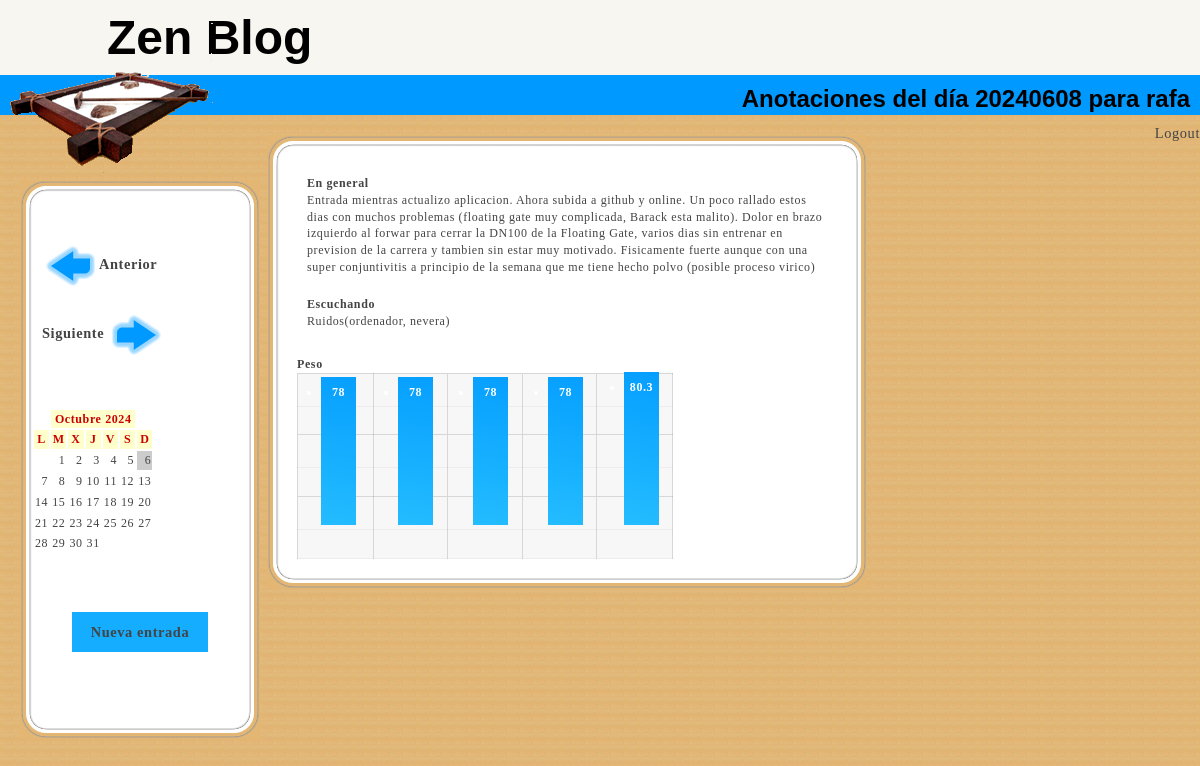
The page /index.php?date=20240608 (signed in) on the database its author committed.
### tables this page shows
CREATE TABLE `gym` (
  `ID` smallint(6) NOT NULL,
  `fecha` int(8) NOT NULL DEFAULT 0,
  `comentario` text NOT NULL,
  `escuchando` text NOT NULL,
  `cardio` text NOT NULL,
  `abdominales` text NOT NULL,
  `espalda` text NOT NULL,
  `pecho` text NOT NULL,
  `biceps` text NOT NULL,
  `triceps` text NOT NULL,
  `hombros` text NOT NULL,
  `piernas` text NOT NULL,
  `peso` float NOT NULL DEFAULT 0,
  `grasa` float NOT NULL
);

### index.php (the view, shortened to what this page needs)
<?php
  $hostname = "sql112.epizy.com";
  $user = "epiz_28718908";
  $password = "weqmXe12345";
  $conn = mysqli_connect($hostname, $user, $password,"epiz_28718908_diario");
  $conn -> set_charset("utf8");
  if (isset($_SESSION['usuario'])) {
    $user_name = $_SESSION['usuario'];
  } else {
    header('Location: /gym/login.php');
  }
class Calendar
{
    function setDayNames($names)
    {
        $this->dayNames = $names;
    }
    function setMonthNames($names)
    {
        $this->monthNames = $names;
    }
    function setStartDay($day)
    {
        $this->startDay = $day;
    }
    function getCalendarLink($month, $year)
    {
        return "";
    }
    function getDateLink($day, $month, $year)
    {
        return "";
    }
    function getCurrentMonthView()
    {
        $d = getdate(time());
        return $this->getMonthView($d["mon"], $d["year"]);
    }
    function getMonthView($month, $year)
    {
        return $this->getMonthHTML($month, $year);
    }
    function getDaysInMonth($month, $year)
    {
        $d = $this->daysInMonth[$month - 1];
        return $d;
    }
    function getMonthHTML($m, $y, $showYear = 1)
    {
        $s = "";
        $a = $this->adjustDate($m, $y);
        $month = $a[0];
        $year = $a[1];
    	$daysInMonth = $this->getDaysInMonth($month, $year);
    	$date = getdate(mktime(12, 0, 0, $month, 1, $year));
    	$first = $date["wday"];
    	$monthName = $this->monthNames[$month - 1];
    	$prev = $this->adjustDate($month - 1, $year);
    	$next = $this->adjustDate($month + 1, $year);
    	if ($showYear == 1)
    	{
    	    $prevMonth = $this->getCalendarLink($prev[0], $prev[1]);
    	    $nextMonth = $this->getCalendarLink($next[0], $next[1]);
    	}
    	else
    	{
    	    $prevMonth = "";
    	    $nextMonth = "";
    	}
    	$header = $monthName . (($showYear > 0) ? " " . $year : "");
    	$s .= "<table class=\"calendar\">\n";
    	$s .= "<tr>\n";
    	$s .= "<td align=\"center\" valign=\"top\">" . (($prevMonth == "") ? "&nbsp;" : "<a href=\"$prevMonth\">&lt;&lt;</a>")  . "</td>\n";
    	$s .= "<td align=\"center\" valign=\"top\" class=\"calendarHeader\" colspan=\"5\">$header</td>\n";
    	$s .= "<td align=\"center\" valign=\"top\">" . (($nextMonth == "") ? "&nbsp;" : "<a href=\"$nextMonth\">&gt;&gt;</a>")  . "</td>\n";
    	$s .= "</tr>\n";
    	$s .= "<tr>\n";
    	$s .= "<td align=\"center\" valign=\"top\" class=\"calendarHeader\">" . $this->dayNames[($this->startDay)%7] . "</td>\n";
    	$s .= "<td align=\"center\" valign=\"top\" class=\"calendarHeader\">" . $this->dayNames[($this->startDay+1)%7] . "</td>\n";
    	$s .= "<td align=\"center\" valign=\"top\" class=\"calendarHeader\">" . $this->dayNames[($this->startDay+2)%7] . "</td>\n";
    	$s .= "<td align=\"center\" valign=\"top\" class=\"calendarHeader\">" . $this->dayNames[($this->startDay+3)%7] . "</td>\n";
    	$s .= "<td align=\"center\" valign=\"top\" class=\"calendarHeader\">" . $this->dayNames[($this->startDay+4)%7] . "</td>\n";
    	$s .= "<td align=\"center\" valign=\"top\" class=\"calendarHeader\">" . $this->dayNames[($this->startDay+5)%7] . "</td>\n";
    	$s .= "<td align=\"center\" valign=\"top\" class=\"calendarHeader\">" . $this->dayNames[($this->startDay+6)%7] . "</td>\n";
    	$s .= "</tr>\n";
    	$d = $this->startDay + 1 - $first;
        $today = getdate(time());
    	while ($d <= $daysInMonth)
    	{
    	    $s .= "<tr>\n";
    	    for ($i = 0; $i < 7; $i++)
    	    {
        	    $class = ($year == $today["year"] && $month == $today["mon"] && $d == $today["mday"]) ? "calendarToday" : "calendar";
    	        $s .= "<td class=\"$class\" align=\"right\" valign=\"top\">";
    	        if ($d > 0 && $d <= $daysInMonth)
    	        {
    	            $link = $this->getDateLink($d, $month, $year);
    	            $s .= (($link == "") ? $d : "<a href=\"$link\">$d</a>");
    	        }
    	        else
    	        {
    	            $s .= "&nbsp;";
    	        }
      	        $s .= "</td>\n";
        	    $d++;
    	    }
    	    $s .= "</tr>\n";
    	}
    	$s .= "</table>\n";
    	return $s;
    }
    function adjustDate($month, $year)
    {
        $a = array();
        $a[0] = $month;
        $a[1] = $year;
        return $a;
    }
    var $startDay = 0;
    var $dayNames = array("S", "M", "T", "W", "T", "F", "S");
    var $monthNames = array("January", "February", "March", "April", "May", "June",
                            "July", "August", "September", "October", "November", "December");
    var $daysInMonth = array(31, 28, 31, 30, 31, 30, 31, 31, 30, 31, 30, 31);
}
$PHP_SELF = $_SERVER['PHP_SELF'];
$query = "SELECT MAX(ID) FROM gym";
$result = $conn->query($query);
$lastID_row = mysqli_fetch_array($result);
$last_ID = $lastID_row[0];
if (!empty($_GET['date'])) {
  $entry_date = $_GET['date'];
  $query1 = "SELECT * FROM gym WHERE fecha = $entry_date";
} else {
  $query1 = "SELECT * FROM gym WHERE ID = $last_ID";
}
$result1 = $conn->query($query1);
$row_test_num = mysqli_num_rows($result1);
if ($row_test_num > 0) {
  $entry_row = mysqli_fetch_array($result1);
  $entry_ID = $entry_row[0];
  $entry_date = $entry_row[1];
  $entry = stripslashes($entry_row[2]);
  $escuchando = stripslashes($entry_row[3]);
  $peso = ($entry_row[12]);
} else {
  header("Location: /");
}
for ($i = 0; $i < 5; $i++)
{
$prev_ID = $entry_ID - $i;
$query3 = "SELECT * FROM gym WHERE ID = $prev_ID";
$result3 = $conn->query($query3);
$entry3_row = mysqli_fetch_array($result3);
$pesoant[$i] = ($entry3_row[12]);
}
if ($entry_ID > 1) {
  $prev_ID = $entry_ID - 1;
  $query2 = "SELECT fecha FROM gym WHERE ID = $prev_ID";
  $result2 = $conn->query($query2);
  $prevdate_row = mysqli_fetch_array($result2);
  $prev_date = $prevdate_row[0];
} else {
  $prev_date = "";
}
if ($entry_ID != $last_ID) {
  $next_ID = $entry_ID + 1;
  $query3 = "SELECT fecha FROM gym WHERE ID = $next_ID";
  $result3 = $conn->query($query3);
  $nextdate_row = mysqli_fetch_array($result3);
  $next_date = $nextdate_row[0];
} else {
  $next_date = "";
}
if ($next_date != "" && $prev_date != "") {
  $flipbar = "\n<P><b>
<A HREF=\"$PHP_SELF?date=$prev_date\"><img style=\"vertical-align:middle\" src=\"flecha_izq.png\" border=0></img>Anterior</A><br><br>
<A HREF=\"$PHP_SELF?date=$next_date\">Siguiente <img style=\"vertical-align:middle\" src=\"flecha_der.png\" border=0></img></A>
</b></P>
\n";
}
elseif ($next_date != "" && $prev_date == "") {
  $flipbar = "\n<P><b>
<A HREF=\"$PHP_SELF?date=$next_date\">Siguiente<img style=\"vertical-align:middle\" src=\"flecha_der.png\" border=0></img></A>
</b></P>\n";
}
elseif($next_date == "" && $prev_date != "") {
  $flipbar = "\n<P><b>
<A HREF=\"$PHP_SELF?date=$prev_date\"> <img style=\"vertical-align:middle\" src=\"flecha_izq.png\" border=0></img> Anterior </A>
</b></P>\n";
}
$header_msg = "Anotaciones del día $entry_date para $user_name";?>
<!DOCTYPE html PUBLIC "-//W3C//DTD XHTML 1.0 Transitional//EN" "http://www.w3.org/TR/xhtml1/DTD/xhtml1-transitional.dtd">
<html>
<head>
<link href="style2.css" rel="stylesheet" type="text/css" title="Zen Blog" />
</head>
<body>
<div id="logo">
	<img src="logo1.png" /></div>
<div id="header">
	<b><h1 class="header">Zen Blog</h1></b>
</div>
<div id="subheader">
	<h1><?php echo $header_msg; ?></h1><a href="logout.php">  Logout</a>
</div>
<div id="lateral">
	<div id="superior" class="superior">
		<img src="esq-sup-izq.jpg" alt="Esquina superior izquierda" class="esquina_sup_izq" />
		<img src="esq-sup-der.jpg" alt="Esquina superior derecha" class="esquina_sup_der" />
	</div>
	<div id="contenido" class="contenido">
		<div id="control" class="control">
			<p><?php
			echo $flipbar;
			?> </p><br />
			<?php
			$cal = new Calendar;
			$spanishMonths = array("Enero", "Febrero", "Marzo", "Abril", "Mayo", "Junio", "Julio", "Agosto", "Septiembre", "Octubre", "Noviembre", "Diciembre");
			$spanishDays = array ("D", "L", "M", "X", "J", "V", "S");
			$cal->setMonthNames($spanishMonths); $cal->setDayNames($spanishDays);
			$cal->setStartDay(1);
			echo $cal->getCurrentMonthView(); ?><br>
		    <a href="db_logentry.php"><h4 style="text-align:center;background-color:#14adff;margin: 40px;padding:10px;">Nueva entrada</h4></a>   <br>
        </div>
    </div>
	<div id="inferior" class="inferior">
		<img src="esq-inf-izq.jpg" alt="Esquina inferior izquierda" class="esquina_inf_izq" />
		<img src="esq-inf-der.jpg" alt="Esquina inferior iderecha" class="esquina_inf_der" />
	</div>
</div>
<div id="principal">
	<div id="superior" class="superior">
		<img src="esq-sup-izq.jpg" alt="Esquina superior izquierda" class="esquina_sup_izq" />
		<img src="esq-sup-der.jpg" alt="Esquina superior derecha" class="esquina_sup_der" />
	</div>
	<div id="contenido" class="contenido">
		<div id="control" class="control">
			<p><b>En general</b><br />
			<?php
			echo $entry;
			?></p>
			<p><b>Escuchando</b><br />
			<?php
			echo $escuchando;
			?></p><br />
			<b>Peso</b><br />
			<div id="vertgraph">
    <ul>
        <li class="info" style="height: <?php echo 190*$peso/100;?>px;"><?php echo $peso;?></li>
    <li class="low" style="height:  <?php echo 190*$pesoant[1]/100;?>px;"><?php echo $pesoant[1];?></li>
	<li class="medium" style="height: <?php echo 190*$pesoant[2]/100;?>px;"><?php echo $pesoant[2];?></li>
	<li class="high" style="height: <?php echo 190*$pesoant[3]/100;?>px;"><?php echo $pesoant[3];?></li>
	<li class="critical" style="height: <?php echo 190*$pesoant[4]/100;?>px;"><?php echo $pesoant[4];?></li>
    </ul>
</div>
		</div>
	</div>
	<div id="inferior" class="inferior">
		<img src="esq-inf-izq.jpg" alt="Esquina inferior izquierda" class="esquina_inf_izq" />
		<img src="esq-inf-der.jpg" alt="Esquina inferior iderecha" class="esquina_inf_der" />
	</div>
</div>
</body>
</html>

### style2.css (style rules this page uses)
body { font-size: 12px; font-family: Verdana, Arial, Helvetica, SunSans-Regular, Sans-Serif; color:#000000; background-image:url(textura.jpg); margin : 0px; }
#header { background-color: #f7f6f1; padding-left: 0px; height: auto; width: 100% ; z-index:1; }
#subheader { text-align: right; background-color: #0099ff; height: 40px; width: 100% ; z-index:2; }
#logo { position:absolute; left:0px; top:0px; z-index:0; width: 203px; height: 150px; margin-top: 23px; margin-left: 10px; padding:0px; background-color: transparent; }
#lateral { text-align: left; width: 20%; float:left; margin-top: 65px; margin-left: 20px; padding:0px; background-color:#ffffff; }
#principal { width: 50%; float: left; margin-left: 7px; margin-top: 20px; padding:0; text-align: left; background-color: #ffffff; }
div.superior { height:30px; background-image: url("sup-linea.jpg"); background-repeat: repeat-x; border:0; padding:0; margin:0; }
img.esquina_sup_izq { float:left; }
img.esquina_sup_der { float:right; }
div.contenido { background-image: url("izq-linea.jpg"); background-repeat:repeat-y; }
div.control { padding:0 5% 0 5%; background-image: url("der-linea.jpg"); background-position:right; background-repeat:repeat-y; font-family: Verdana; font-size: 1em; line-height: 1.4em; letter-spacing: 0.6px; text-align: left; word-spacing: normal; text-decoration: none; color: #444; }
div.inferior { height:30px; background-image: url("inf-linea.jpg"); background-repeat:repeat-x; border:0; padding:0; margin:0; }
img.esquina_inf_izq { float:left; }
img.esquina_inf_der { float:right; }
p, h1, pre { margin: 0px; padding: 10px; }
h1.header { font-size:48px; margin-left:97px; }
a { color: #000000; font-family: Verdana; font-size: 1.2em; line-height: 1.4em; letter-spacing: 0.6px; text-align: left; word-spacing: normal; text-decoration: none; color: #444; background-color:transparent; text-decoration:none; }
.calendarHeader { font-weight: bolder; color: #CC0000; background-color: #FFFFCC; }
.calendarToday { background-color: #cccccc; }
.calendar { background-color:#ffffff; }
#vertgraph { width: 376px; height: 186px; position: relative; background: url("bar_bkg.png") no-repeat;; }
#vertgraph ul { width: 376px; height: 186px; margin: 0; padding: 0; }
#vertgraph ul li { position: absolute; width: 35px; height: 160px; bottom: 34px; padding: 0 ; margin: 0 ; background: url("bar_bkg2.png") no-repeat ; text-align: center; font-weight: bold; color: white; line-height: 2.5em; }
#vertgraph li.critical { left: 24px; background-position: 0px bottom ; }
#vertgraph li.high { left: 101px; background-position: 0px bottom ; }
#vertgraph li.medium { left: 176px; background-position: 0px bottom ; }
#vertgraph li.low { left: 251px; background-position: 0px bottom ; }
#vertgraph li.info { left: 327px; background-position: 0px bottom ; }

### rows shown on the page
gym: fecha "Anotaciones del día 20240608 para rafa", comentario "Entrada mientras actualizo aplicacion. Ahora subida a github y online. Un poco rallado estos dias con muchos problemas (floating gate muy complicada, Barack esta malito). Dolor en brazo izquierdo al forwar para cerrar la DN100 de la Floating Gate, varios dias sin entrenar en prevision de la carrera y tambien sin estar muy motivado. Fisicamente fuerte aunque con una super conjuntivitis a principio de la semana que me tiene hecho polvo (posible proceso virico)", escuchando "Ruidos(ordenador, nevera)", peso "80.3"

### other values the page prints
$header "Octubre 2024"
$this->dayNames[($this->startDay)%7] "L"
$this->dayNames[($this->startDay+1)%7] "M"
$this->dayNames[($this->startDay+2)%7] "X"
$this->dayNames[($this->startDay+3)%7] "J"
$this->dayNames[($this->startDay+4)%7] "V"
$this->dayNames[($this->startDay+5)%7] "S"
$this->dayNames[($this->startDay+6)%7] "D"
$pesoant[1] "78"
$pesoant[2] "78"
$pesoant[3] "78"
$pesoant[4] "78"
